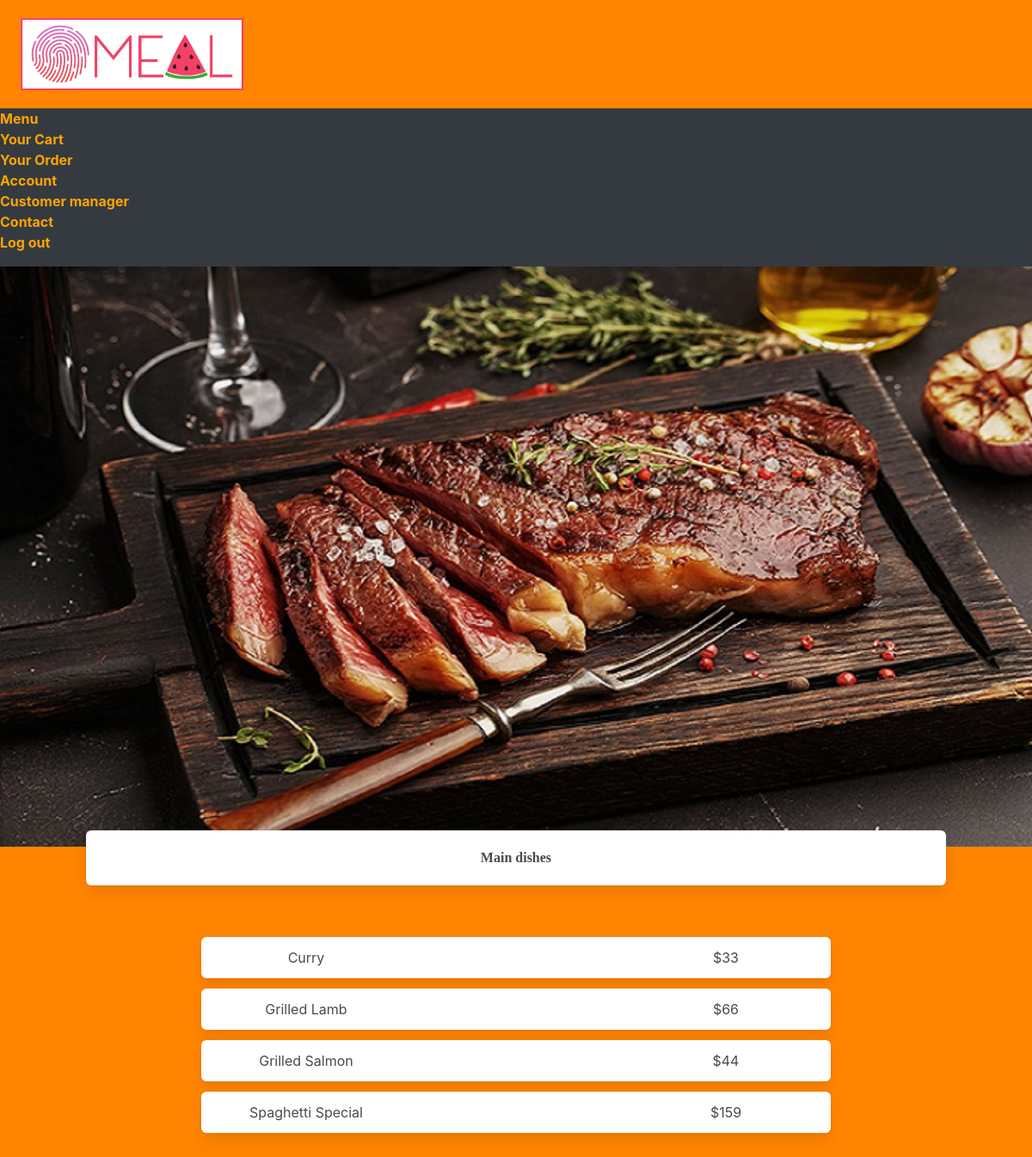
The app's page /main_dishes (signed in) with its own data.
### main.py (models this page shows, shortened)
class MainDishes(db.Model):
    id = db.Column(db.Integer, primary_key=True)
    name = db.Column(db.String(200), nullable=False)
    price = db.Column(db.Integer)

### main.py (the view)
@main.route('/main_dishes', methods=['GET'])
def main_dishes():
    dishes = MainDishes.query.order_by(MainDishes.id).all()
    return render_template('view_option/view_menu/main_dishes.html', dishes=dishes)

### main.py (called while the page is built)
@login_manager.user_loader
def load_user(user_id):
    return User.query.get(int(user_id))

### templates/view_option/view_menu/main_dishes.html (shortened to what this page needs)
{% extends "base.html" %}
{% block head%}
    <link rel= "stylesheet" type= "text/css" href= "{{ url_for('static',filename='styles/view_menu/style_each_menu.css') }}">
{%endblock%}
{% block body%}
<img class = "food-img" src="../../../static/img/main_dishes.jpg" alt="">
<div class="box choosing-option has-text-weight-bold">Main dishes</div>
<section class="section">
    {% for dish in dishes %}
    <div class="container">
        <div class=" columns has-text-centered is-mobile">
            <div class="column is-1"></div>
            <a href="/main_dishes/{{dish.id}}" class="column box has-text-centered is-8">
                <div class="columns is-mobile">
                    <div class="column is1">{{ dish.name }}</div>
                    <div class="column is7"></div>
                    <div class="column is4">${{ dish.price }}</div>
                </div>
            </a>
            <div class="column is-1"></div>
        </div>
    </div>
    {% endfor %}
</section>
{%endblock%}

### static/styles/view_menu/style_each_menu.css (style rules this page uses)
:root { --primary-color: rgb(255, 132, 0); }
body, html { background-color:var(--primary-color) }
.food-img { margin-top: -1.5em; }
.box { width: 83.3333%; margin-left: 8.3333%; }
.choosing-option { display: inline-block; margin-top: -20%; text-align: center; font-weight: 800; font-family: "Bell Gothic Std Light"; }

### records on screen
MainDishes: name "Curry", price "33"
MainDishes: name "Grilled Lamb", price "66"
MainDishes: name "Grilled Salmon", price "44"
MainDishes: name "Spaghetti Special", price "159"
